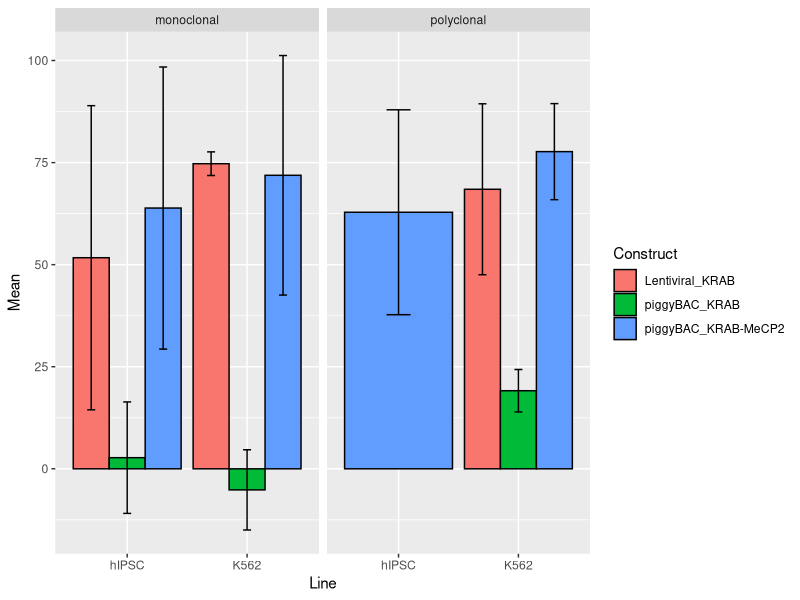
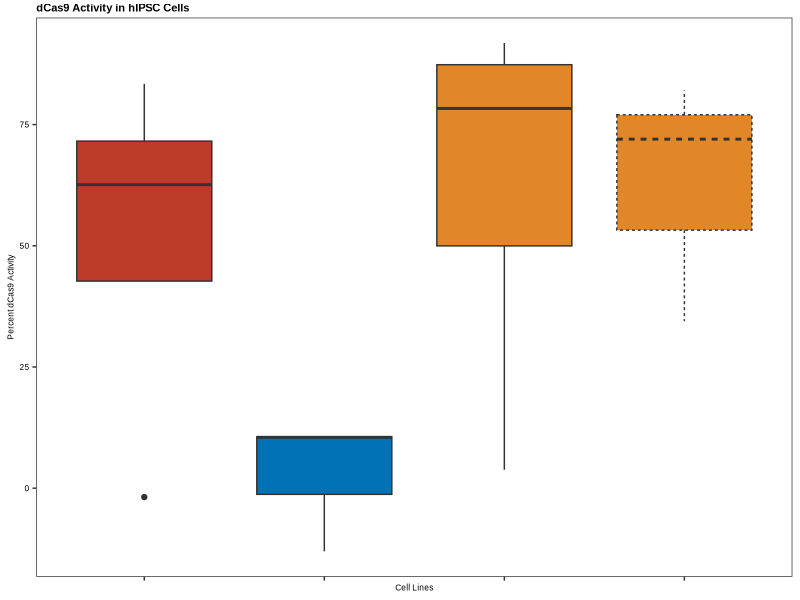
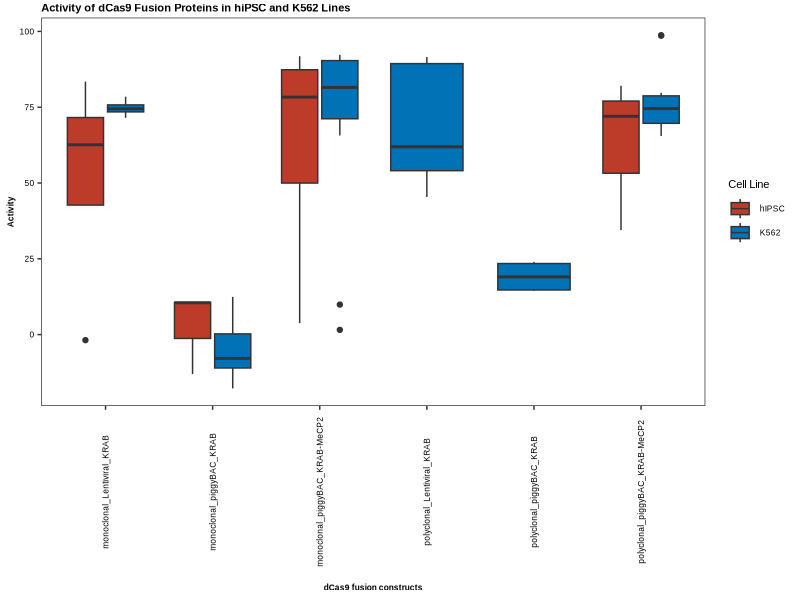
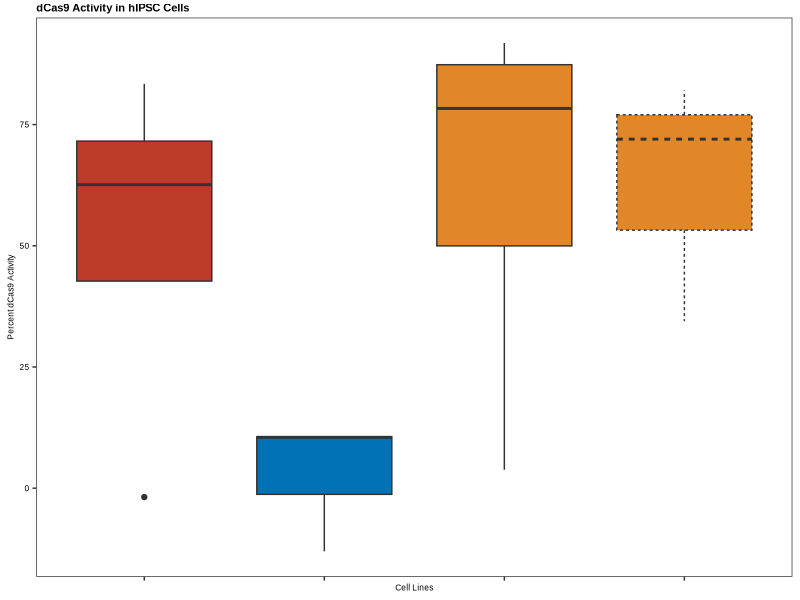
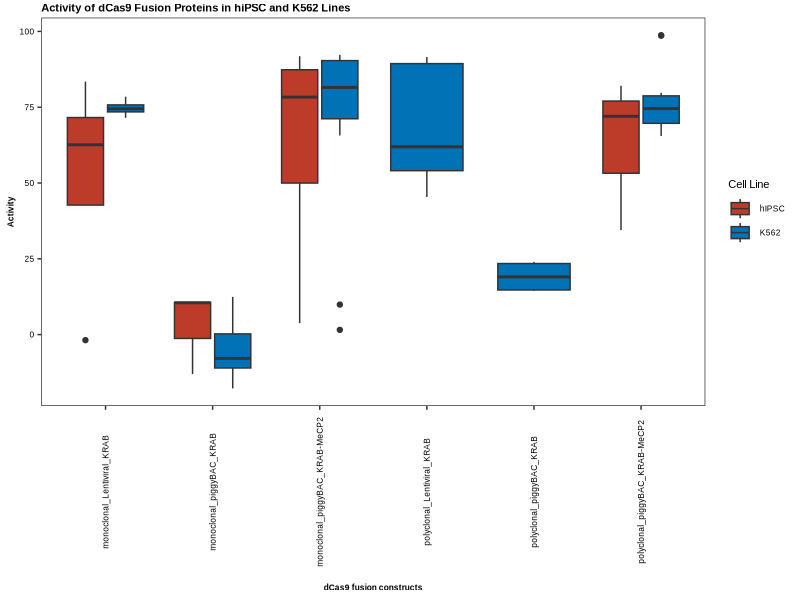
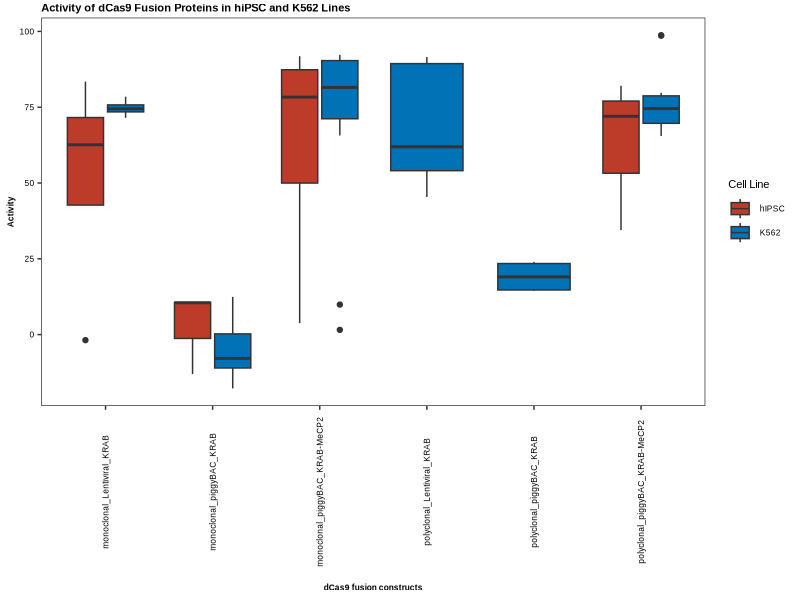

The R source for these figures, in order:
## ---- chunk 1
knitr::opts_chunk$set(echo = TRUE)
## ---- chunk 2
library(ggsci)
library(tidyverse)

## ---- chunk 3
theme_su<-  function(){ 
  font <- "Arial"   #assign font family up front
  
  theme_bw() %+replace%    #replace elements we want to change
    
    theme(
   
      
      #text elements
      plot.title = element_text(             #title
        family = "Arial",            #set font family
        size = 8,                #set font size
        face = 'bold',            #bold typeface
        hjust = 0,                #left align
        vjust = 3),               #raise slightly
      
      plot.subtitle = element_text(          #subtitle
        family = "Arial",            #font family
        size = 6),               #font size
      
      plot.caption = element_text(           #caption
        family = "Arial",            #font family
        size = 6,                 #font size
        hjust = 1),               #right align
      
      axis.title = element_text(             #axis titles
        family = "Arial",
        
        size = 6),               #font size
      
      axis.text = element_text(              #axis text
        family = "Arial",            #axis famuly
        size = 6),                #font size
      
      axis.text.x = element_text(            #margin for axis text
        margin=margin(5, b = 10)),
      
     legend.title=element_text(
       family="Arial",
       size=8,
       hjust = 0),
     legend.text=element_text(
       family = "Arial",
       size=6),
     
     panel.grid.major = element_blank(),
     panel.grid.minor = element_blank()
     )
  
     
    
}
## ---- chunk 4

all_activity_data<- read_csv(file="input/all_activity.txt")
names(all_activity_data)

summary<- all_activity_data %>% group_by(Clonality, Construct, Line) %>% summarise(Mean=mean(Activity),Median=median(Activity), Sd=sd(Activity))
write_csv(summary, file="input/activity_summary.txt")

summary %>% ggplot(aes(x=Line, fill=Construct, y=Mean))+ geom_bar(stat="identity", color="black", 
           position=position_dodge()) +
  geom_errorbar(aes(ymin=Mean-Sd, ymax=Mean+Sd), width=.2,
                 position=position_dodge(.9)) +facet_wrap(~Clonality)

all_activity_data<- all_activity_data %>% unite("Cons", Clonality:Construct, remove = F)

ipsc_activity<- all_activity_data %>% filter(Line=="hIPSC") %>% droplevels()


figure_1_b<- ipsc_activity %>% ggplot(aes(x=Cons, y=Activity, fill=Construct, linetype=Clonality))+geom_boxplot()+theme_su()+theme(axis.text.x = element_blank(), legend.position = "none")+ylab("Percent dCas9 Activity")+ggtitle("dCas9 Activity in hIPSC Cells")+xlab("Cell Lines")+scale_fill_nejm(name="Cell Lines")
figure_1_b

svg(filename= "./plots/figure_1_b.svg", width = 3, height = 2)
plot(figure_1_b)
dev.off()

figure2<- all_activity_data %>% ggplot(aes(x= Cons, y=Activity, fill=Line))+geom_boxplot()+theme_su()+theme(axis.text.x = element_text(angle=90), axis.title = element_text(face="bold"))+scale_fill_nejm(name="Cell Line")+xlab("dCas9 fusion constructs")+ggtitle("Activity of dCas9 Fusion Proteins in hiPSC and K562 Lines")
figure2

svg(filename= "./plots/supplementary_figure_1.svg", height = 5, width = 10)
plot(figure2)
dev.off()
ggsave(figure2, filename= "./plots/supplementary_figure_1.jpeg", dpi=1000, width = 10, height = 5, units = "cm")

